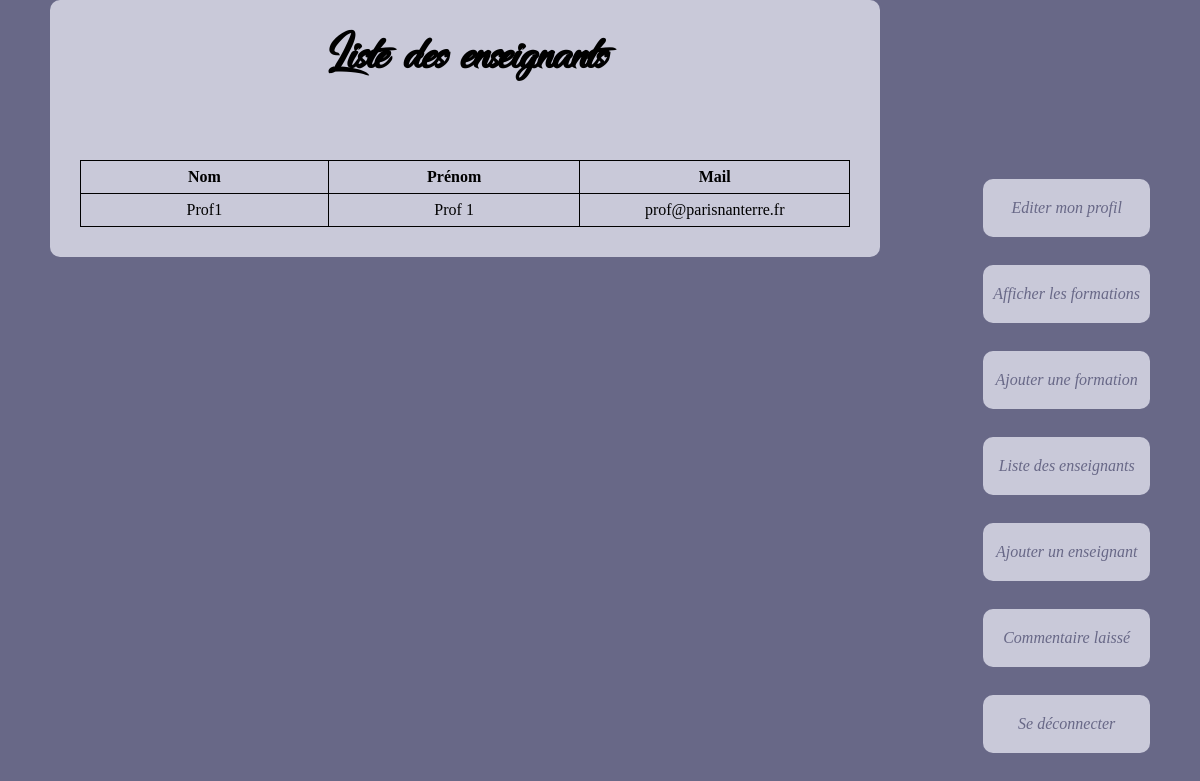
The app's page /Admin/Enseignants.php, older data.
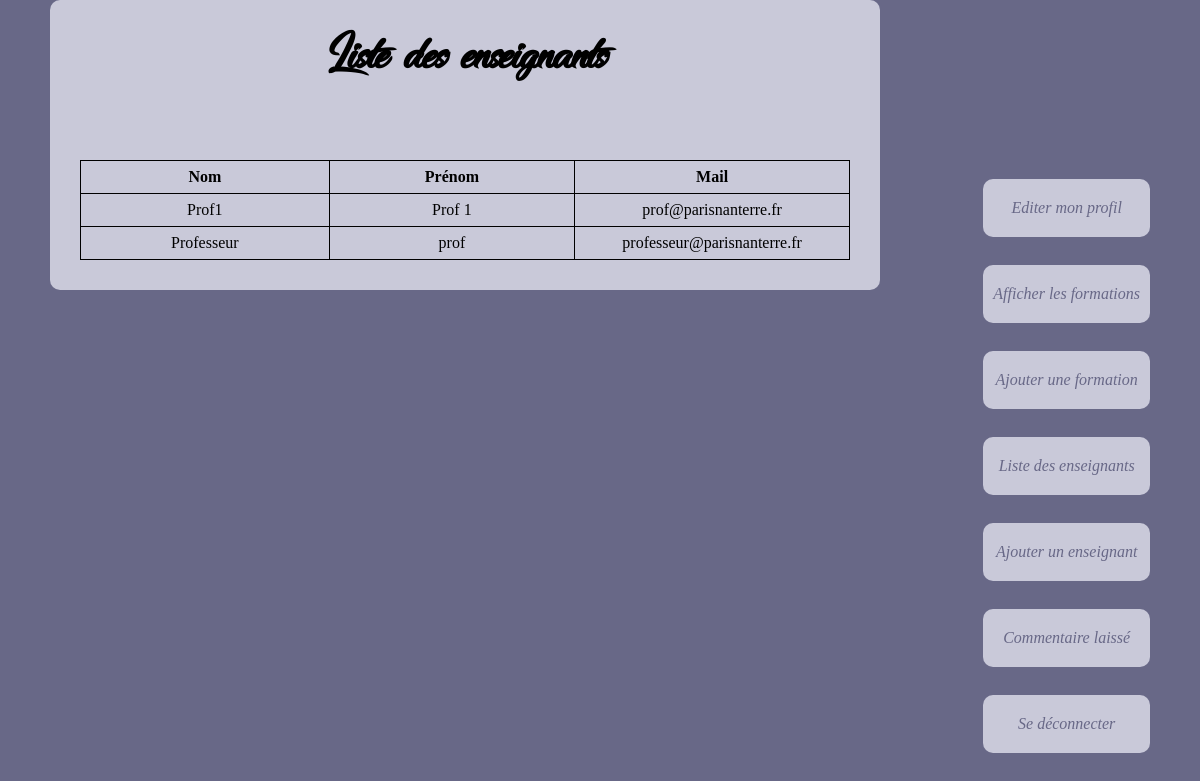
The same page, newer data.
### tables this page shows
CREATE TABLE `Utilisateur` (
  `id_etudiant` int(11) NOT NULL,
  `Nom` varchar(50) NOT NULL,
  `Prenom` varchar(50) DEFAULT NULL,
  `carte_id` int(11) DEFAULT NULL,
  `date_naiss` date DEFAULT NULL,
  `adresse` varchar(100) DEFAULT NULL,
  `num_tel` int(11) DEFAULT NULL,
  `mail` varchar(70) NOT NULL,
  `mdp` varchar(50) NOT NULL,
  `choixFormation` int(11) DEFAULT NULL,
  `TypeUser` int(11) NOT NULL,
  `id_statuts` int(11) DEFAULT NULL
);

### Admin/Enseignants.php (the view, shortened to what this page needs)
<?php
include_once '../db.php';
?>
<!DOCTYPE html>
<html>
<head>
	<link rel="stylesheet" href="../Content/css/nobel.css" />
</head>
<body>
<main>
<table>
	<h1> Liste des enseignants </h1>
	<tr>
		<td>
			<STRONG>Nom</STRONG>
		</td>
		<td>
			<STRONG>Prénom</STRONG>
		</td>
		<td>
			<STRONG>Mail</STRONG>
		</td>
	</tr>
	<tr>
		<?php
		echo "<br><br>";
			$enseignants=$bdd->prepare('SELECT * from Utilisateur where TypeUser=2');
			$enseignants->execute();
			while($lig = $enseignants->fetch()){
				echo "<tr>";
					echo "<td>".$lig['Nom']."</td>";
					echo "<td>".$lig['Prenom']."</td>";
					echo "<td>".$lig['mail']."</td>";
				echo "</tr>";
			}
			?>
	</tr>
</table>
</main>
	<nav>
		<ul>
			<li><a href = "editerProfileA.php">Editer mon profil</a></li><br>
			<li><a href = "formationsA.php">Afficher les formations</a></li><br>
			<li><a href = "AddFormation.php">Ajouter une formation</a></li><br>
			<li><a href = "Enseignants.php">Liste des enseignants</a></li><br>
			<li><a href = "AddEnseignant.php">Ajouter un enseignant</a></li><br>
			<li><a href ="CommentaireL_A.php">Commentaire laissé</a></li><br>
			<li><a href = "../Deconnexion.php">Se déconnecter</a></li><br>
		</ul>
	</nav>
</body>
</html>

Row changes from the older to the newer data that the page shows:
added utilisateur: Nom "Professeur", Prenom "prof", mail "professeur@parisnanterre.fr"
